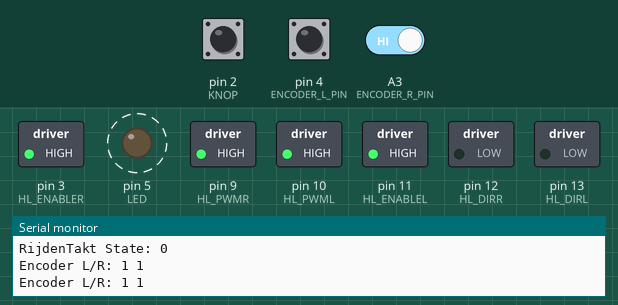
Simulated run of this sketch. Board: Arduino Uno, built with avr-gcc and run on an emulated ATmega328P. On the bench: switched loads named in the sketch (green lamp = pin HIGH), output pins drawn as LEDs (lit = HIGH), the last lines printed to the serial monitor. Dashed ring = blinking. Inputs (shaded band) come from the test bench; at power-on: pin 2 (KNOP) HIGH, pin 4 (ENCODER_L_PIN) HIGH, A3 (ENCODER_R_PIN) HIGH.

Above: at 1.26 s.
1.3 s: pin 2 (KNOP) pulled LOW for 0.15 s
At 1.57 s:
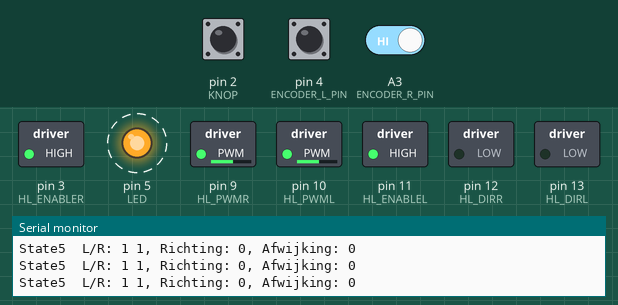
4.3 s: pin 4 (ENCODER_L_PIN) driven LOW
At 4.45 s:
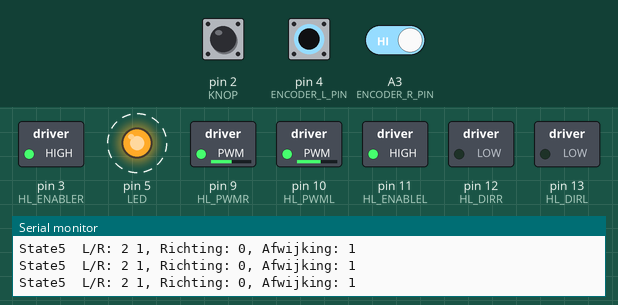
7.3 s: pin 4 (ENCODER_L_PIN) driven HIGH
At 7.54 s:
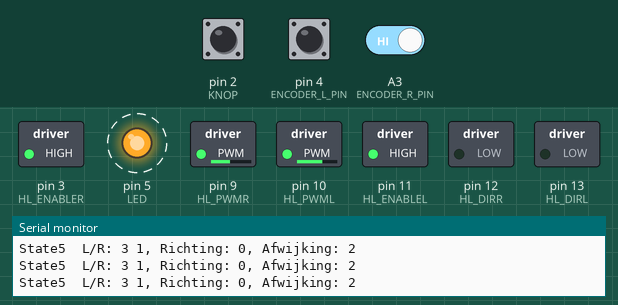
10.3 s: A3 (ENCODER_R_PIN) driven LOW
At 10.63 s:
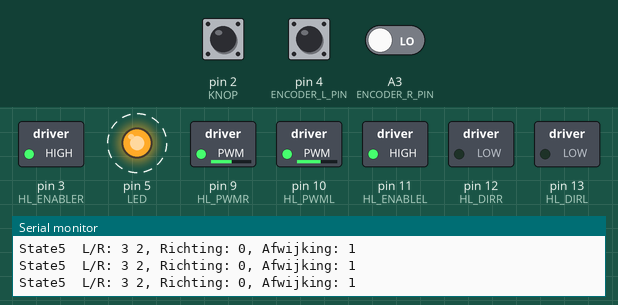
13.3 s: pin 4 (ENCODER_L_PIN) pulsed LOW 5 times (0.12 s each, 0.3 s apart)
At 14.14 s:
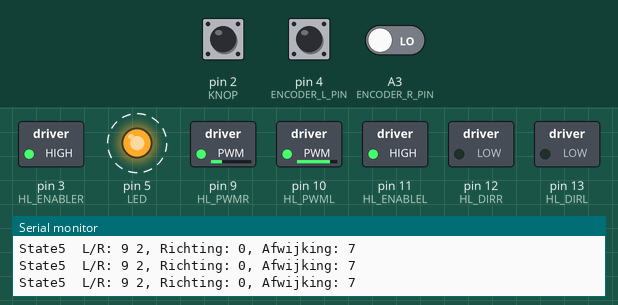
Timing chart, 0 to 17.3 s (numbered marks = the images above; inputs shaded):
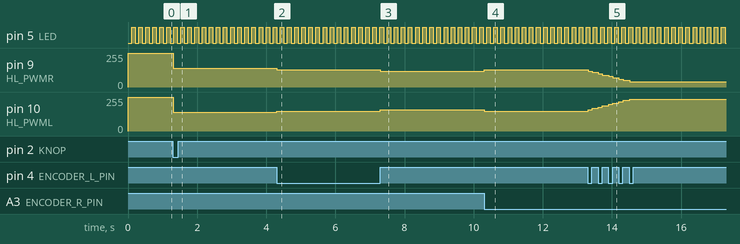

Measured:
- after the input at 1.3 s, pin 9 (HL_PWMR), pin 10 (HL_PWML): 255/255 → 140/255 at once
- after the input at 4.3 s, pin 9 (HL_PWMR): 140/255 → 130/255 at once; pin 10 (HL_PWML): 140/255 → 150/255 at once
- after the input at 7.3 s, pin 9 (HL_PWMR): 130/255 → 120/255 at once; pin 10 (HL_PWML): 150/255 → 160/255 at once
- after the input at 10.3 s, pin 9 (HL_PWMR): 120/255 → 130/255 at once; pin 10 (HL_PWML): 160/255 → 150/255 at once
- after the input at 13.3 s, pin 9 (HL_PWMR): moves from 130/255 to 40/255 over 1.2 s, starting at once; pin 10 (HL_PWML): moves from 150/255 to 240/255 over 1.2 s, starting at once
- by itself, pin 5 (LED): alternates HIGH for 0.10 s and LOW for 0.10 s

The sketch:

les_6_p31_rechtuit_rijden.ino
```cpp
const int KNOP           =  2 ;
const int LED            =  5 ;
const int ENCODER_L_PIN  =  4 ;
const int ENCODER_R_PIN  = A3 ;

int EncoderLTeller, EncoderRTeller;

// to support printf
int my_putc(char c, FILE *t) {
  if (c == '\n') Serial.write('\r');
  return Serial.write(c);
}

// the setup routine runs once when you press reset:
void setup() {
  Serial.begin(115200);           // start serial
  fdevopen( &my_putc, 0);        // device 0 (stdout) output naar my_putc()
  pinMode(KNOP,  INPUT_PULLUP);  // knop input & pull-up
  pinMode(LED, OUTPUT);          // led pin op output

  SetupMotors();
  printf("Opstarten gereed.\n");
}

void loop() {
  static int MsTakt, MainTakt, SecTakt;

  // zo vaak mogelijk
  EncoderTakt();

  // 1 ms lus
  int us = micros();
  if ((us - MsTakt) > 0) {
    MsTakt = us + 1000;  // zet tijd voor volgende interval
    LedTakt();
  }

  // 10 ms lus
  int ms = millis();
  if ((ms - MainTakt) > 0) {
    MainTakt = ms + 10;  // zet tijd voor volgende interval

    RijdenTakt();
  }

  // seconde lus
  ms = millis();
  if ((ms - SecTakt) > 0) {
    SecTakt = ms + 1000;  // zet tijd voor volgende interval

    printf("Encoder L/R: %d %d\n", EncoderLTeller, EncoderRTeller);
  }
}

void LedTakt()
{
  static int Teller;

  Teller++;
  if (Teller > 200) Teller = 0;
  if (Teller > 100) {
    digitalWrite(LED, 1);  // aan
  }
  else {
    digitalWrite(LED, 0);  // uit
  }
}
```

Encoders.ino
```cpp
//------------------------------------------------------------------------------
// EncoderTakt - Lees encoders uit; zo vaak mogelijk aanroepen.
//------------------------------------------------------------------------------
// Tel pulsen van linkse en rechtse encoder.
// DFROBOT encoders geven 20 pulsen per omwenteling.
// Wieldiameter 65 mm => 20 cm omtrek => 1 cm/puls
//
// MaxSpeed: periode ca 10 ms =>
//------------------------------------------------------------------------------
void EncoderTakt()
{
  static bool VorigeEncoderL;
  static bool VorigeEncoderR;

  // lees linkse encoder
  bool ActPin = digitalRead(ENCODER_L_PIN);
  if (ActPin != VorigeEncoderL) {
    // flank
    VorigeEncoderL = ActPin;
    EncoderLTeller++;                            // stapje gezet
  }

  // lees rechtse encoder
  ActPin = digitalRead(ENCODER_R_PIN);
  if (ActPin != VorigeEncoderR) {
    // flank
    VorigeEncoderR = ActPin;
    EncoderRTeller++;                             // stapje gezet
  }
}
```

Motors_hl.ino
```cpp
//-----------------------------------------------------------------------------
// Motors_hl.ino  - HL aansturing van de DFRobot motors (hard, push-pull)
//                  Arduino Rev3 motorshield (met doorverbinding)
//-----------------------------------------------------------------------------

// Constantes
// pin 8 is PWM ingang voor motorshield, doorverbinden met pin 10
// !! pin 8 kan niet verder gebruikt worden !!
const int  HL_PWMR = 9;
const int  HL_PWML = 10;  // pub 10 is de PWM uitgang, verbind deze met pin8 - de ingang van het motorshield

const int  HL_DIRL = 13;
const int  HL_DIRR = 12;

const int  HL_ENABLER = 3;
const int  HL_ENABLEL = 11;

//-----------------------------------------------------------------------------
// SetupMotors - Stel IO in voor aansturing motoren (harde aansturing)
//-----------------------------------------------------------------------------
//-----------------------------------------------------------------------------
void SetupMotors()
{
  // enable hebben vaste waarde...
  pinMode(HL_ENABLEL, OUTPUT);     // enable
  pinMode(HL_ENABLER, OUTPUT);     // enable
  digitalWrite(HL_ENABLEL, 1);
  digitalWrite(HL_ENABLER, 1);

  // Rijrichting
  pinMode(HL_DIRL, OUTPUT);
  pinMode(HL_DIRR, OUTPUT);

  // Pwm pins
  pinMode(HL_PWML, OUTPUT);
  pinMode(HL_PWMR, OUTPUT);

  // zet output op 0 via Motors()
  Motors(0, 0);
}

//------------------------------------------------------------------------------
// Motors - Stel PWM duty cycle  + rijrichtging in voor beide motoren (harde aansturing)
//------------------------------------------------------------------------------
//------------------------------------------------------------------------------
void Motors(int PowerL, int PowerR)
{

  //--------
  // Motor L
  //--------

  // begrens waarden
  if (PowerL >  255) {
    PowerL =  255;
  }
  if (PowerL < -255) {
    PowerL = -255;
  }

  // Set PWM en richting
  if (PowerL >= 0) {
    digitalWrite(HL_DIRL, 0);  // vooruit
    analogWrite(HL_PWML, 255-PowerL);
  }
  else {
    digitalWrite(HL_DIRL, 1);  // achteruit
    analogWrite(HL_PWML, 255+PowerL);
  }

  //--------
  // Motor R
  //--------

  // begrens waarden
  if (PowerR >  255) {
    PowerR =  255;
  }
  if (PowerR < -255) {
    PowerR = -255;
  }

  //Set PWM en richting
  if (PowerR >= 0) {
    digitalWrite(HL_DIRR, 0);  // vooruit
    analogWrite(HL_PWMR, 255-PowerR);
  }
  else {
    digitalWrite(HL_DIRR, 1);  // achteruit
    analogWrite(HL_PWMR, 255+PowerR);
  }
}
```

StateMachine.ino
```cpp
// StateMachine.ino -

//-----------------------------------------------------------------------------
// RijdenTakt - State machine voor aansturing motor.
//-----------------------------------------------------------------------------
//-----------------------------------------------------------------------------
void RijdenTakt()
{
  static int State, PrevState = -1;
  bool NewState = false;
  static int Richting;  // gewenste rijrichting
  static int Doel;      // Encoder L + R op doel-locatie
  static int Tijd;

  // rapporteer status bij state overgang
  if (PrevState != State) {
    PrevState = State;
    printf("RijdenTakt State: %d\n", State);
    NewState = true;
  }

  // state machine
  switch(State) {
  case 0 : // State: rust
    {
      // State actie
      Motors(0,0);

      // Condities
      if (digitalRead(KNOP) == 0) { // Knop ingedrukt
        State = 5;  // rijd heen
      }
      break;
    }

  case 5 :       // State actie : rij heen
    {
      if (NewState) {
        // 200 ticks voor 2 wielen is ongeveer 1 meter per wiel
        Doel = EncoderLTeller + EncoderRTeller + 200;
        Richting = EncoderLTeller - EncoderRTeller;
      }
      // Regel motoren op basis van setpoint 'Richting'
      int Afwijking = EncoderLTeller - EncoderRTeller - Richting;
      int Correctie = Afwijking * -10; // versterking
      if (Correctie > 100)  Correctie = 100;
      if (Correctie < -100) Correctie = -100;
      Motors(115 + Correctie, 115 - Correctie);

      printf("State5  L/R: %d %d, Richting: %d, Afwijking: %d\n",
          EncoderLTeller, EncoderRTeller, Richting, Afwijking);

      // Conditie
      if ((EncoderLTeller + EncoderRTeller - Doel) > 0) {
        // ver genoeg gereden!
        State = 10;
      }
      break;
    }

  default :
    {
      printf("RijdenTakt: ongeldige state %d\n", State);
      State = 0;
      break;
    }
  } // einde van switch
}
```
